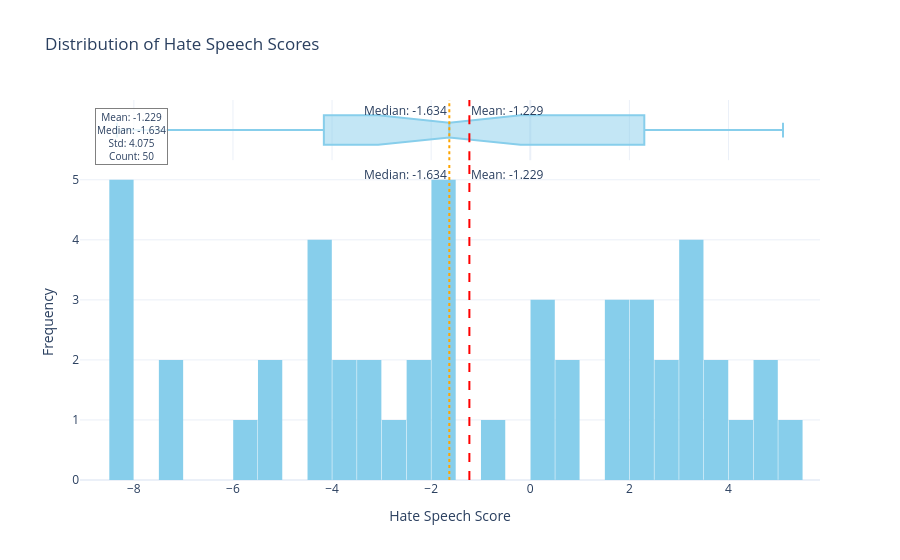

Write notebook code for a chart like this one.
### Code cell
p.plot_score_distribution(score_col='Bradley_Terry_Score_full_gpt-5.4-nano')

### Figure 1 — Plotly figure (JSON) as saved in the notebook; plotly's stock layout.template omitted (floating-point values rounded to 4 significant figures)
{"data": [{"bingroup": "x", "hovertemplate": "<b>Hate Speech Score</b>: %{x}<br><b>Count</b>: %{y}<extra></extra>", "legendgroup": "", "marker": {"color": "skyblue", "pattern": {"shape": ""}}, "name": "", "nbinsx": 30, "orientation": "v", "showlegend": false, "type": "histogram", "x": [-3.326, -4.424, -3.267, -4.107, -7.384, -8.34, -5.933, -4.165, -1.574, -8.294, -5.301, 0.3845, 2.043, -8.213, -7.324, -2.046, -4.263, -8.07, -2.795, -8.081, -5.137, 3.198, 1.694, 3.538, 0.8649, -2.249, -1.917, -1.94, 0.3918, -3.875, 2.202, 1.923, 0.728, 1.665, 2.574, 0.2831, -3.851, 2.301, 3.313, -0.8415, 4.713, 3.046, -1.958, -1.693, 3.016, 2.968, 3.994, 4.518, 5.1, 4.46], "xaxis": "x", "yaxis": "y"}, {"hovertemplate": "<b>Hate Speech Score</b>: %{x}<br><b>Count</b>: %{y}<extra></extra>", "legendgroup": "", "marker": {"color": "skyblue"}, "name": "", "notched": true, "showlegend": false, "type": "box", "x": [-3.326, -4.424, -3.267, -4.107, -7.384, -8.34, -5.933, -4.165, -1.574, -8.294, -5.301, 0.3845, 2.043, -8.213, -7.324, -2.046, -4.263, -8.07, -2.795, -8.081, -5.137, 3.198, 1.694, 3.538, 0.8649, -2.249, -1.917, -1.94, 0.3918, -3.875, 2.202, 1.923, 0.728, 1.665, 2.574, 0.2831, -3.851, 2.301, 3.313, -0.8415, 4.713, 3.046, -1.958, -1.693, 3.016, 2.968, 3.994, 4.518, 5.1, 4.46], "xaxis": "x2", "yaxis": "y2"}], "layout": {"annotations": [{"showarrow": false, "text": "Mean: -1.229", "x": -1.229, "xanchor": "left", "xref": "x", "y": 1, "yanchor": "top", "yref": "y domain"}, {"showarrow": false, "text": "Mean: -1.229", "x": -1.229, "xanchor": "left", "xref": "x2", "y": 1, "yanchor": "top", "yref": "y2 domain"}, {"showarrow": false, "text": "Median: -1.634", "x": -1.634, "xanchor": "right", "xref": "x", "y": 1, "yanchor": "top", "yref": "y domain"}, {"showarrow": false, "text": "Median: -1.634", "x": -1.634, "xanchor": "right", "xref": "x2", "y": 1, "yanchor": "top", "yref": "y2 domain"}, {"bgcolor": "rgba(255,255,255,0.8)", "bordercolor": "gray", "borderwidth": 1, "font": {"size": 10}, "showarrow": false, "text": "Mean: -1.229<br>Median: -1.634<br>Std: 4.075<br>Count: 50", "x": 0.02, "xanchor": "left", "xref": "paper", "y": 0.98, "yanchor": "top", "yref": "paper"}], "bargap": 0.02, "barmode": "relative", "hovermode": "x unified", "legend": {"tracegroupgap": 0}, "shapes": [{"line": {"color": "red", "dash": "dash"}, "type": "line", "x0": -1.229, "x1": -1.229, "xref": "x", "y0": 0, "y1": 1, "yref": "y domain"}, {"line": {"color": "red", "dash": "dash"}, "type": "line", "x0": -1.229, "x1": -1.229, "xref": "x2", "y0": 0, "y1": 1, "yref": "y2 domain"}, {"line": {"color": "orange", "dash": "dot"}, "type": "line", "x0": -1.634, "x1": -1.634, "xref": "x", "y0": 0, "y1": 1, "yref": "y domain"}, {"line": {"color": "orange", "dash": "dot"}, "type": "line", "x0": -1.634, "x1": -1.634, "xref": "x2", "y0": 0, "y1": 1, "yref": "y2 domain"}], "title": {"text": "Distribution of Hate Speech Scores"}, "xaxis": {"anchor": "y", "domain": [0, 1], "title": {"text": "Hate Speech Score"}}, "xaxis2": {"anchor": "y2", "domain": [0, 1], "matches": "x", "showgrid": true, "showticklabels": false}, "yaxis": {"anchor": "x", "domain": [0, 0.8316], "title": {"text": "Frequency"}}, "yaxis2": {"anchor": "x2", "domain": [0.8416, 1], "matches": "y2", "showgrid": false, "showline": false, "showticklabels": false, "ticks": ""}}}
